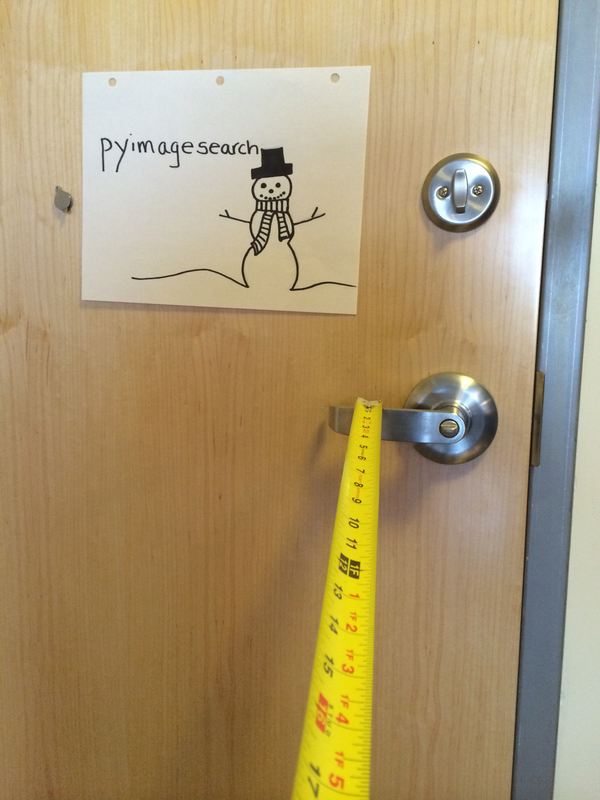
#> input picture images/2ft.png, 600 x 800 px, given in place of the camera
$ python MacTest.py   (older library calls are emulated)
#> lines starting #> are read from the running program, lines starting #| are printed output that depends on the picture; after the words box and inside, x2 and y2 are one past the last pixel; in counts of white or black regions, pixels touching at a corner belong together; long printed decimals are rounded
# import the necessary packages
from imutils import paths
import numpy as np
import imutils
import cv2
import time
import math

def find_marker(image):

	# convert the image to grayscale, blur it, and detect edges
	gray = cv2.cvtColor(image, cv2.COLOR_BGR2GRAY)
	gray = cv2.GaussianBlur(gray, (9, 9), 0)

	edged = cv2.Canny(gray, 35, 125)

	# find the contours in the edged image and keep the largest one;
	cnts = cv2.findContours(edged.copy(), cv2.RETR_LIST, cv2.CHAIN_APPROX_SIMPLE)
	print(1000)
	cnts = cnts[0] if imutils.is_cv2() else cnts[1]
	#N = len(cnts[0])
	#print(N)
	print(1001)
	# [13 lines of commented-out code are left out]

	c = cnts[0]
	print(2)
	m = cv2.minAreaRect(c)
	print(3)
	# compute the bounding box of the of the paper region and return it
	return m

def distance_to_camera(knownWidth, focalLength, perWidth):
	# compute and return the distance from the maker to the camera
	return (knownWidth * focalLength) / perWidth

def filter_to_color (frame, ranges3):
	#Save the ranges that are imported
	ranges4 = ranges3

	gray = cv2.cvtColor(frame, cv2.COLOR_BGR2GRAY)
	hsv = cv2.cvtColor(frame, cv2.COLOR_BGR2HSV)
	#Create boundaries
	lower_green = np.array([ranges4[0], ranges4[2], ranges4[4]])
	upper_green = np.array([ranges4[1], ranges4[3], ranges4[5]])
	mask = cv2.inRange(hsv, lower_green, upper_green)
	res = cv2.bitwise_and(frame,frame, mask= mask)

	boundaries = [
		( [ranges4[0], ranges4[2], ranges4[4]], [ranges4[1], ranges4[3], ranges4[5]])]
	for (lower, upper) in boundaries:
			# create NumPy arrays from the boundaries
			lower = np.array(lower, dtype = "uint8")
			upper = np.array(upper, dtype = "uint8")
			# find the colors within the specified boundaries and apply
			# the mask
			mask = cv2.inRange(hsv, lower, upper)
			output = cv2.bitwise_and(frame, frame, mask = mask)
	return output

def	drunkTest(ranges1):
	#Save ranges that are imported
	ranges2 = ranges1

	frame_height = 480
	frame_width = 600

	#Set the thresholds for failing
	Fail_Range = 200;
	leftThreshold = math.floor(300-Fail_Range/2)
	rightThreshold = math.floor(300 + Fail_Range/2)
	fail = False
	failcount = 0;


	# initialize the known distance from the camera to the object
	KNOWN_DISTANCE = 12.0

	# initialize the known object width
	KNOWN_WIDTH = 9.0

	#Set distances needed to walk back and fourth
	desiredDistance = 84;
	returnThreshold  = 24;


	time.sleep(3)
	cap = cv2.VideoCapture(1)

	#Take frame, filter, and find object
	while(True):
		try:
			ret, frame = cap.read()
			frame = cv2.flip(frame,1)
			output = filter_to_color(frame, ranges2)
			marker = find_marker(output)
			break
		except:
			pass

	focalLength = (450 * KNOWN_DISTANCE) / KNOWN_WIDTH

	distanceNotReached = True;
	returnNotReached = True;
	distanceReachedCount = 0;

	#Continually repeat until distances are reached
	while(distanceNotReached or returnNotReached):
		inches = 200
		rect_width = 330
		rect_length = 430
		change_threshold = 0.7
		flag = True
		while (flag == True):
			while(True):
				try:
					ret, frame = cap.read()
					frame = cv2.flip(frame,1)
					output = filter_to_color(frame, ranges2)
					marker = find_marker(output)
					break
				except:
					pass


			inches = distance_to_camera(KNOWN_WIDTH, focalLength, marker[1][0])

			#The object should never be more than eight feet away
			if inches < 96:
				flag = False
		#Prompt player to walk forward at seven feet
		if distanceNotReached == False:
			cv2.putText(output, "Walk Forward, Now", (frame_width - 600, frame_height - 20), cv2.FONT_HERSHEY_SIMPLEX, 1, (255, 0, 0), 3)
			cv2.putText(frame, "Walk Forward, Now", (frame_width - 600, frame_height - 20), cv2.FONT_HERSHEY_SIMPLEX, 1, (255, 0, 0), 3)
			if inches < returnThreshold:
				returnNotReached = False

		#Player is back within two feet
		if inches > desiredDistance:
			distanceReachedCount = distanceReachedCount +1
			if distanceReachedCount == 30:
				distanceNotReached = False

		Fail_Range = 300*12/inches;
		leftThreshold = math.floor(300-Fail_Range/2)
		rightThreshold = math.floor(300 + Fail_Range/2)

		#Show "straight" boundaries
		cv2.line(output,(leftThreshold,0),(leftThreshold, 500),(0,0,255),3)
		cv2.line(output,(rightThreshold,0),(rightThreshold,500),(0,0,255),3)

		#If player goes outside boundaries at any time, he/she fails
		if marker[0][0] < leftThreshold or marker[0][0] > rightThreshold:
			failcount = failcount+1

		#Display marker and distance
		box = cv2.boxPoints(marker)
		box = np.int0(box)
		cv2.drawContours(output, [box], -1, (0, 255, 0), 2)
		cv2.putText(output, "%.2fft" % (inches / 12), (frame_height - 200, frame_width - 20), cv2.FONT_HERSHEY_SIMPLEX, 2.0, (0, 255, 0), 3)
		cv2.imshow('output',output)
		cv2.resizeWindow('output', frame_width, frame_height)
		# [4 lines of commented-out code are left out]

		if cv2.waitKey(1) & 0xFF == ord('q'):
			break

	cap.release()
	cv2.destroyAllWindows()
	print(failcount)
	if (failcount > 10):
		fail = True
	if(fail == True):
		return False
	else:
		return True

def calibration ():
	#Set parameters for box
	frame_height = 480
	frame_width = 640
	center_x = int(round(frame_width/2))
	center_y = int(round(frame_height/2))
	box_width = int(round(frame_width/10))
	box_height = int(round(frame_height/8))


	#Intitialize camera and timer
	start_time = time.time()
	cap1 = cv2.VideoCapture(1)

	#Countdown and display box
	i  = 0
	count_down = 10
	count_down_color = (0,255,0)
	flag = True
	while flag:
		ret, frame = cap1.read()
#> frame is the input picture: shape (800, 600, 3); mean B, G, R 113.6, 151.3, 170.5
		frame = cv2.flip(frame,1)
		if (time.time() - start_time > 10):
			flag = False
		if(time.time() - start_time > i):
			count_down  = (10-i)
			i = i +1
		if (count_down > 3):
			count_down_color = (0,255,0)
		else:
			count_down_color = (0,0,255)
		cv2.rectangle(frame, (center_x + box_width, center_y + box_height), (center_x - box_width, center_y - box_height), (255,0,0))
		cv2.putText(frame, "%.0f" % count_down, (center_x-30, frame_height - 400), cv2.FONT_HERSHEY_SIMPLEX, 2.0, count_down_color, 3)
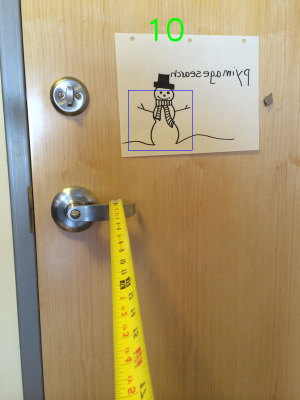
#> frame: shape (800, 600, 3) (shown at 1/2 size); mean B, G, R 113.4, 151.2, 170
		cv2.imshow('frame',frame)
		cv2.resizeWindow('frame', frame_width, frame_height)
		if cv2.waitKey(1) == 27:
#> (key q is pressed here)
			break  # esc to quit


	#Crop only box from image
	cropped = frame[center_y - box_height:center_y + box_height, center_x - box_width: center_x + box_height]
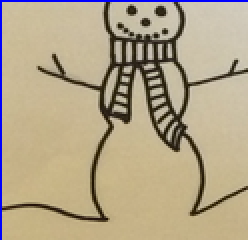
#> cropped: shape (120, 124, 3) (shown 2 times larger); mean B, G, R 137.2, 165.1, 178.9
	cropped = cv2.cvtColor(cropped, cv2.COLOR_BGR2HSV)
#> cropped: shape (120, 124, 3); mean H, S, V 22.6, 74.9, 183.1

	#Initialize parameters
	H_min = 179
	H_max = 0
	S_min = 255
	S_max = 0
	V_min = 255
	V_max = 0

	#Find minimum and maxmimum pixel by pixel
	i = 1
	j = 1
	while (i< 2*box_width):
		while(j< 2*box_height):
			color = cropped[i,j]
			if(color[0] < H_min):
				H_min = color[0]
			if (color[0] > H_max):
				H_max = color[0]
			if(color[1] < S_min):
				S_min = color[1]
			if(color[1] > S_max):
				S_max = color[1]
			if(color[2] < V_min):
				V_min = color[2]
			if(color[2] > V_max):
				V_max = color[2]
			j = j+1;
		i = i+1
#> after the loop, H_max = 24; H_min = 17; S_max = 180; S_min = 22; V_max = 209; V_min = 41; i = 128; j = 120


	cap1.release()
	cv2.destroyAllWindows()

	#Widen ranges by multiples
	H_min = H_min*0.85
#> H_min = 14.45
	H_max = min(H_max*1.2, 179)
#> H_max = 28.8
	S_min = S_min*0.7
#> S_min = 15.4
	S_max = min(S_max*1.7, 255)
#> S_max = 255
	V_min = V_min*0.5
#> V_min = 20.5
	V_max = min(V_max*1.7, 255)
#> V_max = 255

	print(H_min)
#| 14.45
	print(H_max)
#| 28.800
	print(S_min)
#| 15.400
	print(S_max)
#| 255
	print(V_min)
#| 20.5
	print(V_max)
#| 255
	return	[H_min, H_max, S_min, S_max, V_min, V_max]


a = calibration()
#> a = [14.45, 28.8, 15.4, 255, 20.5, 255]
b = drunkTest(a)
#> in filter_to_color, `gray = cv2.cvtColor(frame, cv2.COLOR_BGR2GRAY)`:
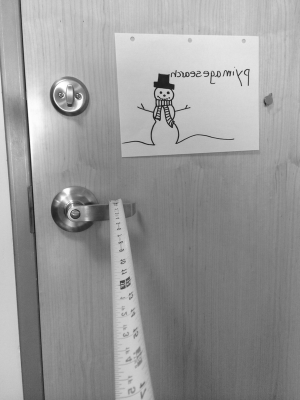
#> gray: shape (800, 600) (shown at 1/2 size); min 16, max 255, mean 152.8
#> in filter_to_color, `lower_green = np.array([ranges4[0], ranges4[2], ranges4[4]])`: lower_green = [14.45, 15.4, 20.5]
#> in filter_to_color, `upper_green = np.array([ranges4[1], ranges4[3], ranges4[5]])`: upper_green = [28.8, 255, 255]
#> in filter_to_color, `mask = cv2.inRange(hsv, lower_green, upper_green)`:
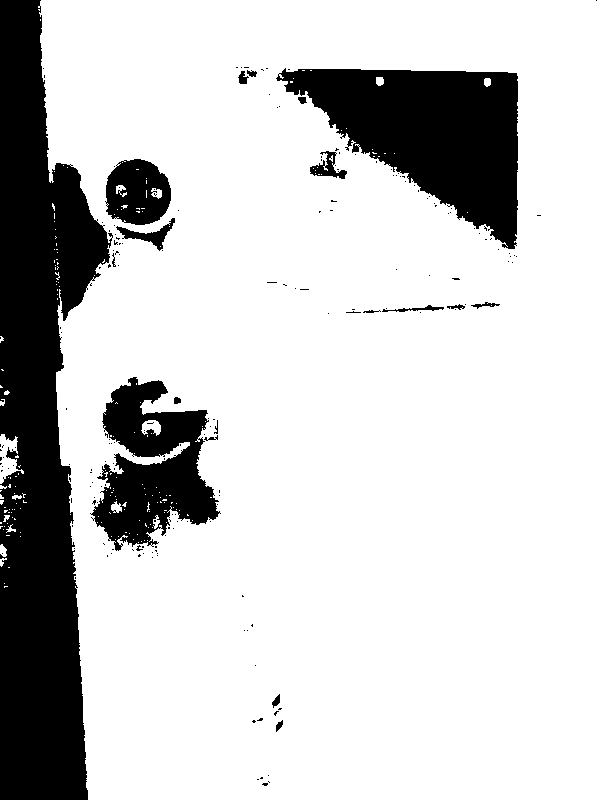
#> mask: shape (800, 600); 80% white; 196 black regions (177 under 20 px), largest, box (x1, y1, x2, y2) and area: (0, 0, 113, 800) 54885, (276, 68, 518, 249) 23565, (90, 377, 221, 551) 12226
#> in filter_to_color, `res = cv2.bitwise_and(frame,frame, mask= mask)`:
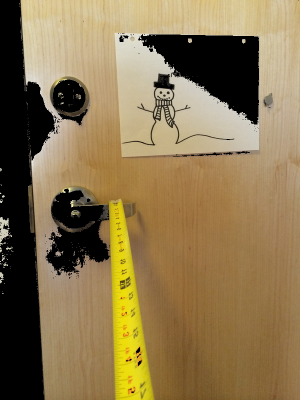
#> res: shape (800, 600, 3) (shown at 1/2 size); mean B, G, R 78.8, 117.1, 137.8
#> in filter_to_color, `boundaries = [ ( [ranges4[0], ranges4[2], ranges4[4]], [ranges4[1], ra..`: boundaries = [([14.45, 15.4, 20.5], [28.8, 255, 255])]
#> the loop in filter_to_color, `for (lower, upper) in boundaries:` made 1 pass
#> (lower, upper) on pass 1: ([14, 15, 20], [28, 255, 255])
#> in find_marker, `gray = cv2.GaussianBlur(gray, (9, 9), 0)`:
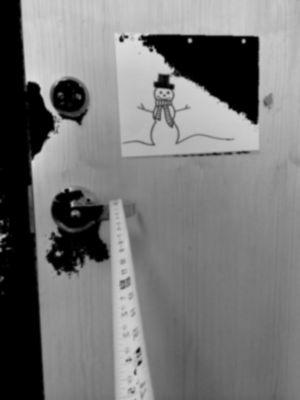
#> gray: shape (800, 600) (shown at 1/2 size); min 0, max 223, mean 118.6
#> in find_marker, `edged = cv2.Canny(gray, 35, 125)`:
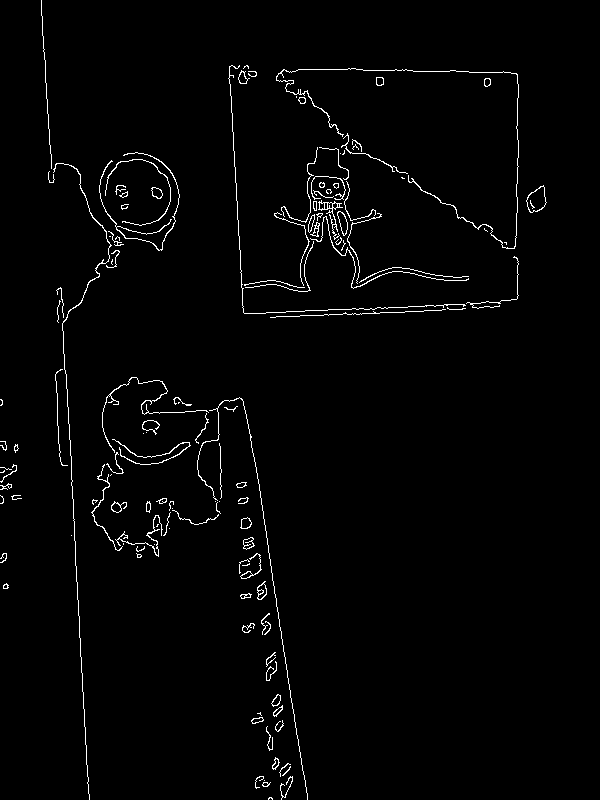
#> edged: shape (800, 600); 1.8% white in thin lines or dots
#> in find_marker, `cnts = cv2.findContours(edged.copy(), cv2.RETR_LIST, cv2.CHAIN_APPROX_..`: cnts = 175 contours, 112 with area under 20; largest, box (x1, y1, x2, y2) and area: (526, 185, 547, 213) 350, (526, 186, 547, 213) 334, (337, 211, 348, 236) 141, (318, 200, 343, 240) 138, (337, 211, 348, 236) 134
#> in find_marker, `c = cnts[0]`: c = [[269, 797], [268, 798], [268, 799], [270, 797], [272, 799], [272, 798], [271, 797]]
#> in find_marker, `m = cv2.minAreaRect(c)`: m = ((270, 798), (2, 4), -90)
#> the loop in filter_to_color (call 2), `for (lower, upper) in boundaries:` made 1 pass
#> in drunkTest, `inches = distance_to_camera(KNOWN_WIDTH, focalLength, marker[1][0])`: inches = 2700
print(b)

$ run again, on images/3ft.png
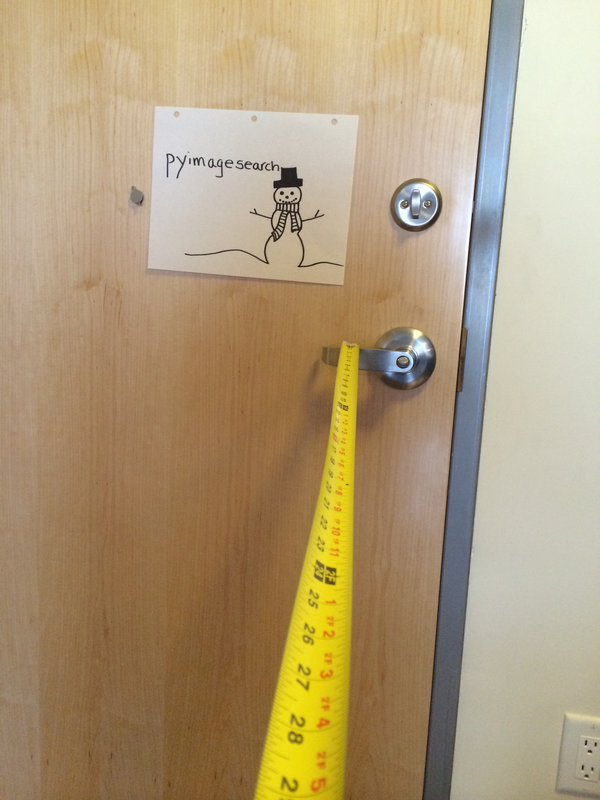
#> input picture images/3ft.png, 600 x 800 px, given in place of the camera
#> in calibration, frame is the input picture: shape (800, 600, 3); mean B, G, R 121.7, 155.4, 175.8
#> after the loop in calibration, `while (i< 2*box_width):`: H_max = 176; H_min = 0; S_max = 92; S_min = 19; V_max = 208; V_min = 33; i = 128; j = 120
#> in calibration, `H_max = min(H_max*1.2, 179)`: H_max = 179
#> in calibration, `S_min = S_min*0.7`: S_min = 13.3
#> in calibration, `S_max = min(S_max*1.7, 255)`: S_max = 156.4
#> in calibration, `V_min = V_min*0.5`: V_min = 16.5
#> in calibration, `V_max = min(V_max*1.7, 255)`: V_max = 255
#| 0.0
#| 179
#| 13.300
#| 156.4
#| 16.5
#| 255
#> a = [0, 179, 13.3, 156.4, 16.5, 255]
#> hsv: shape (800, 600, 3); mean H, S, V 24.8, 86.7, 177.5
#> lower_green = [0, 13.3, 16.5]
#> upper_green = [179, 156.4, 255]
#> in filter_to_color, `mask = cv2.inRange(hsv, lower_green, upper_green)`:
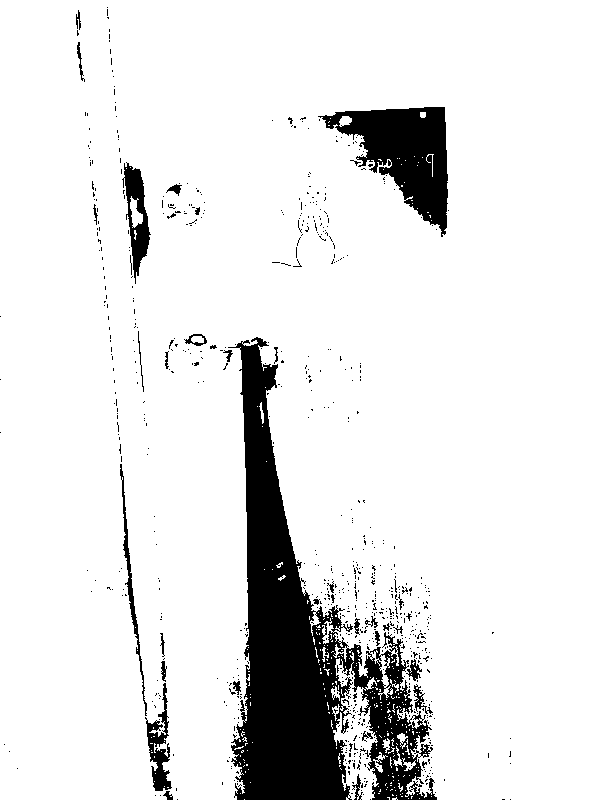
#> mask: shape (800, 600); 89.8% white; 754 black regions (719 under 20 px), largest, box (x1, y1, x2, y2) and area: (228, 337, 437, 800) 33983, (318, 107, 448, 237) 7848, (122, 162, 151, 284) 1487
#> boundaries = [([0, 13.3, 16.5], [179, 156.4, 255])]
#> the loop in filter_to_color, `for (lower, upper) in boundaries:` made 1 pass
#> (lower, upper) on pass 1: ([0, 13, 16], [179, 156, 255])
#> in find_marker, `edged = cv2.Canny(gray, 35, 125)`:
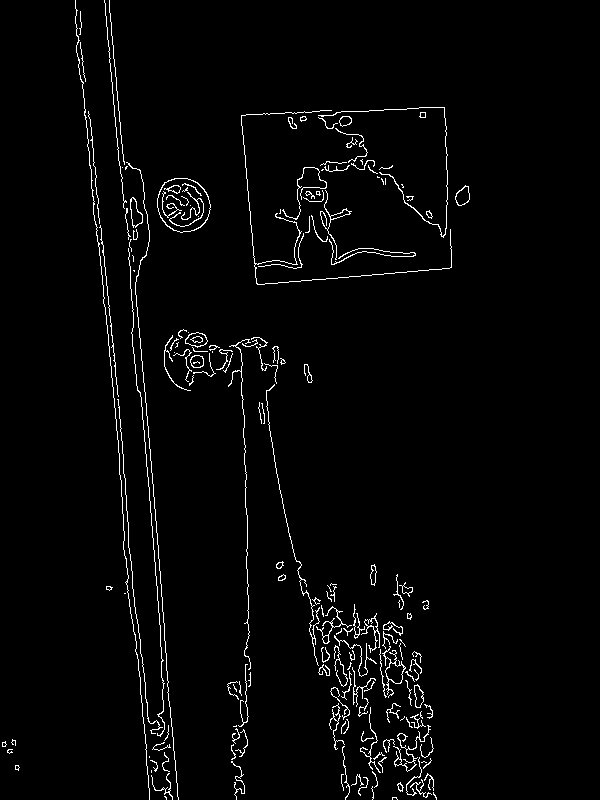
#> edged: shape (800, 600); 2.5% white in thin lines or dots, all inside (x1, y1, x2, y2) = (2, 0, 470, 800)
#> cnts = 222 contours, 163 with area under 20; largest, box (x1, y1, x2, y2) and area: (157, 178, 211, 233) 2254, (157, 178, 211, 233) 2208, (382, 646, 406, 698) 306, (385, 662, 405, 684) 261, (185, 332, 208, 348) 229
#> c = [[392, 797], [392, 799], [392, 798], [393, 797], [395, 797], [397, 799], [396, 798], [396, 797]]
#> m = ((394.5, 798), (2, 5), -90)
#> the loop in filter_to_color (call 2), `for (lower, upper) in boundaries:` made 1 pass
#> inches = 2700

$ run again, on images/4ft.png
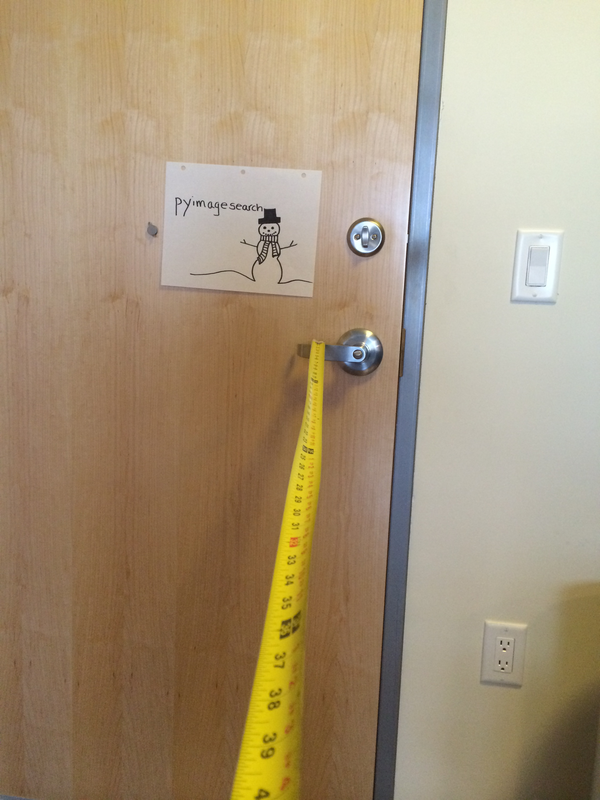
#> input picture images/4ft.png, 600 x 800 px, given in place of the camera
#> in calibration, frame is the input picture: shape (800, 600, 3); mean B, G, R 120.5, 147.7, 166
#> after the loop in calibration, `while (i< 2*box_width):`: H_max = 177; H_min = 0; S_max = 44; S_min = 6; V_max = 215; V_min = 192; i = 128; j = 120
#> in calibration, `H_max = min(H_max*1.2, 179)`: H_max = 179
#> in calibration, `S_min = S_min*0.7`: S_min = 4.2
#> in calibration, `S_max = min(S_max*1.7, 255)`: S_max = 74.8
#> in calibration, `V_min = V_min*0.5`: V_min = 96
#> in calibration, `V_max = min(V_max*1.7, 255)`: V_max = 255
#| 0.0
#| 179
#| 4.200
#| 74.8
#| 96.0
#| 255
#> a = [0, 179, 4.2, 74.8, 96, 255]
#> hsv: shape (800, 600, 3); mean H, S, V 24.9, 79.9, 167.6
#> lower_green = [0, 4.2, 96]
#> upper_green = [179, 74.8, 255]
#> in filter_to_color, `mask = cv2.inRange(hsv, lower_green, upper_green)`:
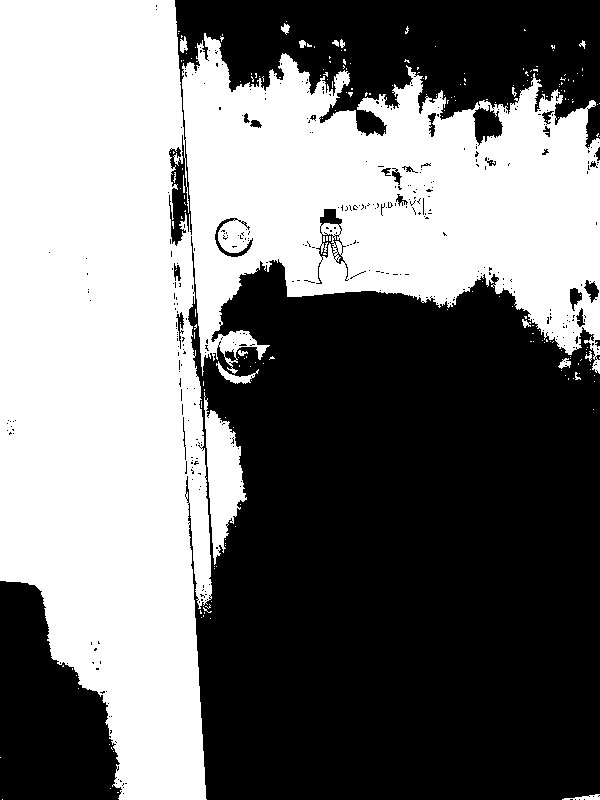
#> mask: shape (800, 600); 47% white; 219 white regions (202 under 20 px), largest, box (x1, y1, x2, y2) and area: (0, 0, 600, 800) 220194, (204, 392, 247, 565) 3706, (216, 361, 259, 384) 273
#> boundaries = [([0, 4.2, 96], [179, 74.8, 255])]
#> the loop in filter_to_color, `for (lower, upper) in boundaries:` made 1 pass
#> (lower, upper) on pass 1: ([0, 4, 96], [179, 74, 255])
#> in find_marker, `edged = cv2.Canny(gray, 35, 125)`:
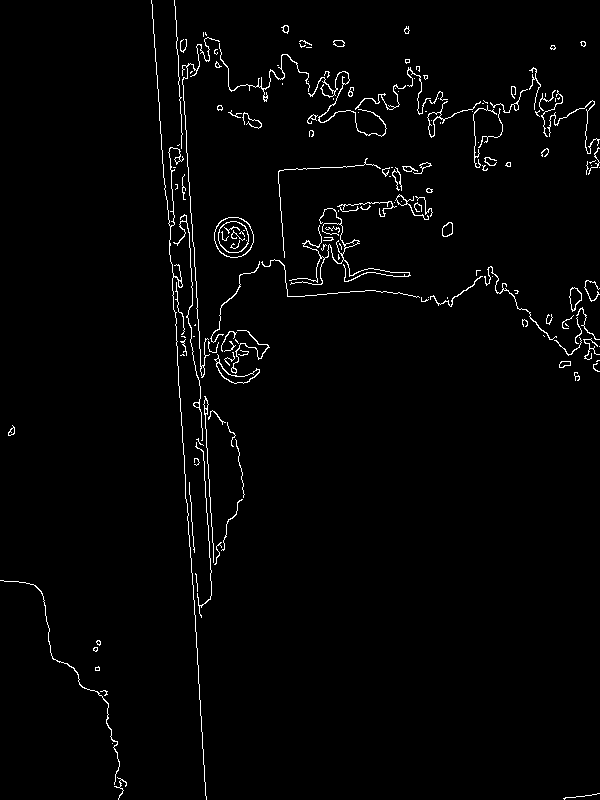
#> edged: shape (800, 600); 2% white in thin lines or dots
#> cnts = 207 contours, 156 with area under 20; largest, box (x1, y1, x2, y2) and area: (214, 217, 254, 258) 1250, (214, 217, 254, 258) 1220, (218, 221, 249, 253) 756, (218, 221, 249, 253) 730, (214, 354, 260, 384) 306
#> c = contour of 22 points, box (x1, y1, x2, y2) (563, 793, 600, 800), area 2
#> m = ((581, 795.6), (36.34, 1.83), -8.43)
#> the loop in filter_to_color (call 2), `for (lower, upper) in boundaries:` made 1 pass
#> inches = 148.6
